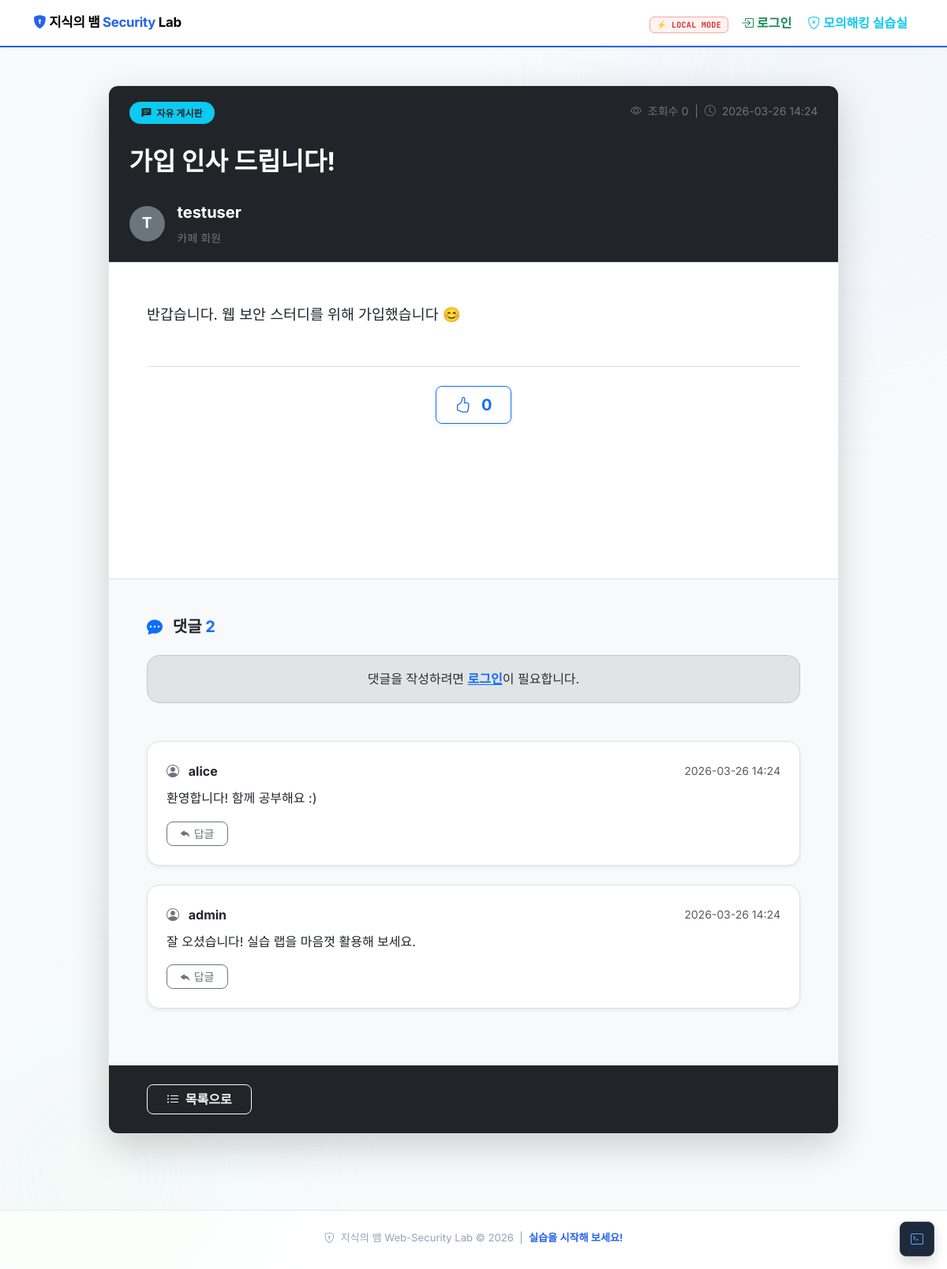
Screenshot of /post/2 with the database file from the repository.
### tables this page shows
CREATE TABLE posts (
    id          INTEGER PRIMARY KEY AUTOINCREMENT,
    title       TEXT NOT NULL,
    content     TEXT NOT NULL,
    author_id   INTEGER NOT NULL,
    author      TEXT NOT NULL,
    views       INTEGER DEFAULT 0,
    is_notice   INTEGER DEFAULT 0,
    created_at  TIMESTAMP DEFAULT CURRENT_TIMESTAMP,
    updated_at  TIMESTAMP DEFAULT CURRENT_TIMESTAMP,
    FOREIGN KEY (author_id) REFERENCES users(id)
);

CREATE TABLE comments (
    id          INTEGER PRIMARY KEY AUTOINCREMENT,
    post_id     INTEGER NOT NULL,
    author_id   INTEGER NOT NULL,
    author      TEXT NOT NULL,
    content     TEXT NOT NULL,
    parent_id   INTEGER DEFAULT NULL,
    created_at  TIMESTAMP DEFAULT CURRENT_TIMESTAMP,
    updated_at  TIMESTAMP DEFAULT CURRENT_TIMESTAMP,
    FOREIGN KEY (post_id)   REFERENCES posts(id),
    FOREIGN KEY (author_id) REFERENCES users(id),
    FOREIGN KEY (parent_id) REFERENCES comments(id)
);

### app/routes/board.py (the view)
@bp.route('/post/<int:post_id>')
def board_view(post_id):
    conn = get_db_connection()
    post = conn.execute('SELECT * FROM posts WHERE id=?', (post_id,)).fetchone()
    if not post:
        conn.close()
        return "게시글을 찾을 수 없습니다.", 404
    conn.execute('UPDATE posts SET views=views+1 WHERE id=?', (post_id,))
    files    = conn.execute('SELECT * FROM files WHERE post_id=?', (post_id,)).fetchall()
    likes    = conn.execute('SELECT COUNT(*) FROM post_likes WHERE post_id=?', (post_id,)).fetchone()[0]
    user_liked = False
    if 'user_id' in session:
        row = conn.execute('SELECT 1 FROM post_likes WHERE post_id=? AND user_id=?',
                           (post_id, session['user_id'])).fetchone()
        user_liked = row is not None
    comments = conn.execute(
        'SELECT * FROM comments WHERE post_id=? ORDER BY created_at ASC', (post_id,)).fetchall()
    conn.commit(); conn.close()
    return render_template('board_view.html',
                           post=post, files=files,
                           likes=likes, user_liked=user_liked,
                           comments=comments)

### app/database.py (called while the page is built)
def get_db_connection():
    conn = sqlite3.connect(DB_PATH)
    conn.row_factory = sqlite3.Row
    return conn

### templates/board_view.html (shortened to what this page needs)
{% extends 'base.html' %}
{% block content %}
<div class="row justify-content-center">
    <div class="col-md-10">
        <div class="card shadow-lg border-0 rounded-4 overflow-hidden mb-5">
            <div class="card-header bg-dark text-white p-4 p-md-5 pb-4">
                <div class="d-flex justify-content-between align-items-start mb-4">
                    <span class="badge bg-info text-dark px-3 py-2 rounded-pill fw-bold"><i class="bi bi-chat-left-text-fill me-1"></i> 자유 게시판</span>
                    <div class="text-secondary small">
                        <i class="bi bi-eye me-1"></i> 조회수 {{ post.views }} &nbsp;|&nbsp;
                        <i class="bi bi-clock me-1"></i> {{ post.created_at[:16] }}
                    </div>
                </div>
                <h2 class="fw-bold lh-base text-white mb-4">{{ post.title | safe }}</h2>
                <div class="d-flex justify-content-between align-items-center">
                    <div class="d-flex align-items-center">
                        <div class="bg-secondary rounded-circle d-flex align-items-center justify-content-center text-white fw-bold me-3 shadow-sm" style="width: 45px; height: 45px; font-size: 1.2rem;">
                            {{ post.author[0] | upper }}
                        </div>
                        <div>
                            <div class="fw-bold fs-5">
                                <a href="/profile?user_id={{ post.author_id }}" class="text-decoration-none text-white">{{ post.author }}</a>
                            </div>
                            <div class="text-secondary small mt-1">카페 회원</div>
                        </div>
                    </div>
                    {% set current_role = request.cookies.get('role') or session.get('role') %}
                </div>
            </div>
            <div class="card-body p-4 p-md-5 bg-body text-body" style="min-height: 400px; font-size: 1.15rem; line-height: 1.9;">
                <div id="markdown-render" class="markdown-body"></div>
                <div class="text-center mt-5 pt-4 border-top">
                    <button id="like-btn" class="btn {% if user_liked %}btn-primary{% else %}btn-outline-primary{% endif %} btn-lg rounded-pill px-4 shadow-sm" onclick="toggleLike({{ post.id }})">
                        <i class="bi {% if user_liked %}bi-hand-thumbs-up-fill{% else %}bi-hand-thumbs-up{% endif %} me-2"></i>
                        <span id="like-count" class="fw-bold">{{ likes }}</span>
                    </button>
                </div>
            </div>
            <div class="card-body bg-light border-top p-4 p-md-5" id="comments">
                <h5 class="fw-bold mb-4"><i class="bi bi-chat-dots-fill text-primary me-2"></i> 댓글 <span class="text-primary">{{ comments|length }}</span></h5>
                {% if session.get('user') %}
                <form action="/post/{{ post.id }}/comment" method="POST" class="mb-5 bg-white p-3 rounded-4 shadow-sm border">
                    <div class="d-flex flex-column flex-md-row gap-3">
                        <textarea class="form-control border-0 bg-transparent flex-grow-1" name="content" rows="2" placeholder="댓글을 자유롭게 남겨보세요. (HTML 태그 허용 - Stored XSS 가능)" required></textarea>
                        <button type="submit" class="btn btn-primary rounded-4 px-4 fw-bold shadow-sm" style="min-width: 100px;">등록</button>
                    </div>
                </form>
                {% else %}
                <div class="alert alert-secondary text-center rounded-4 mb-5">
                    댓글을 작성하려면 <a href="/login" class="fw-bold">로그인</a>이 필요합니다.
                </div>
                {% endif %}
                <div class="comment-list">
                    {% for c in comments %}
                    {% if not c.parent_id %}
                    <div class="comment-item mb-4 p-4 bg-white rounded-4 shadow-sm border position-relative" id="comment-{{ c.id }}">
                        <div class="d-flex justify-content-between align-items-center mb-2">
                            <div class="fw-bold text-dark">
                                <i class="bi bi-person-circle text-secondary me-2"></i>
                                <a href="/profile?user_id={{ c.author_id }}" class="text-decoration-none text-dark">{{ c.author }}</a>
                            </div>
                            <div class="text-muted small">{{ c.created_at[:16] }}</div>
                        </div>
                        <div class="comment-content text-body fs-6 mb-3">
                            {{ c.content | safe }}
                        </div>
                        <div class="d-flex justify-content-between align-items-center">
                            <button class="btn btn-sm btn-outline-secondary rounded-pill px-3" onclick="toggleReplyForm({{ c.id }})"><i class="bi bi-reply-fill"></i> 답글</button>
                        </div>
                    </div>
                    {% endif %}
                    {% else %}
                    <div class="text-center py-5 text-muted"><i class="bi bi-chat-square text-secondary fs-1 d-block mb-3"></i> 앗, 아직 댓글이 없네요! 첫 댓글을 남겨주세요.</div>
                    {% endfor %}
                </div>
            </div>
            <div class="card-footer bg-dark border-0 d-flex justify-content-between p-4 px-md-5">
                <a href="/" class="btn btn-outline-light px-4 rounded-pill fw-bold"><i class="bi bi-list-ul me-1"></i> 목록으로</a>
            </div>
        </div>
    </div>
</div>
{% endblock %}

### templates/base.html (shortened to what this page needs)
<!DOCTYPE html>
<html lang="ko">
<head>
  <link href="https://cdn.jsdelivr.net/npm/bootstrap@5.3.2/dist/css/bootstrap.min.css" rel="stylesheet">
  <link rel="stylesheet" href="https://cdn.jsdelivr.net/npm/bootstrap-icons@1.11.1/font/bootstrap-icons.css">
  <link rel="stylesheet" href="/static/style.css">
</head>
<body>
  <div class="bg-shape shape-b"></div>
  <nav class="navbar navbar-expand-lg custom-nav">
    <div class="container">
      <a class="navbar-brand" href="/">
        <i class="bi bi-shield-lock-fill" style="color:#2563eb"></i>
        <span>지식의 뱀 <span style="color:#2563eb">Security</span> Lab</span>
      </a>
      <div class="collapse navbar-collapse" id="navbarNav">
        <ul class="navbar-nav ms-auto align-items-center gap-1">
          {% set allow_cmd = config.get('ALLOW_CMD_EXEC', True) %}
          <li class="nav-item me-1">
            {% if allow_cmd %}
              <span class="mode-badge mode-local">⚡ LOCAL MODE</span>
            {% else %}
              <span class="mode-badge mode-net">🔒 NETWORK MODE</span>
            {% endif %}
          </li>
          {% if session.get('user') %}
          <li class="nav-item">
            <span class="nav-link" style="font-size:.88rem;">
              <i class="bi bi-person-circle text-primary"></i>
              <b>{{ session.get('user') }}</b>님
            </span>
          </li>
          <li class="nav-item">
            <a class="nav-link text-warning" href="/post/write"><i class="bi bi-pencil-square me-1"></i>새 글 쓰기</a>
          </li>
          <li class="nav-item">
            <a class="nav-link text-info fw-bold" href="/practice"><i class="bi bi-shield-x me-1"></i>모의해킹 실습실</a>
          </li>
          {% if session.get('role') == 'admin' or request.cookies.get('role') == 'admin' %}
          <li class="nav-item">
            <a class="nav-link text-danger fw-bold" href="/admin"><i class="bi bi-shield-lock-fill me-1"></i>관리자 시스템</a>
          </li>
          {% endif %}
          <li class="nav-item dropdown">
            <a class="nav-link dropdown-toggle" href="#" data-bs-toggle="dropdown">
              <i class="bi bi-grid-3x3-gap me-1"></i>사용자 설정
            </a>
            <ul class="dropdown-menu shadow-lg border-0" style="min-width:200px; border-radius:10px !important;">
              {% if session.get('user') %}
              <li><span class="dropdown-item-text text-secondary mb-1">Signed in as <strong>{{ session.user }}</strong></span></li>
              <li><hr class="dropdown-divider"></li>
              <li><a class="dropdown-item fw-bold text-primary mb-1" href="/profile?user_id={{ session.user_id }}"><i class="bi bi-person-badge me-2"></i>내 프로필 관리 (마이페이지)</a></li>
              {% endif %}
              <li><a class="dropdown-item" href="/profile?user_id={{ session.get('user_id', '') }}"><i class="bi bi-person me-2 text-primary"></i>내 프로필 보기</a></li>
              <li><a class="dropdown-item" href="/change_pw"><i class="bi bi-key me-2 text-warning"></i>계정 암호 변경</a></li>
              <li><a class="dropdown-item" href="/download"><i class="bi bi-download me-2 text-info"></i>카페 자료실</a></li>
              <li><a class="dropdown-item" href="/ping"><i class="bi bi-terminal me-2 text-secondary"></i>서버 진단 도구</a></li>
              {% if session.get('user') %}
              <li><hr class="dropdown-divider"></li>
              <li><a class="dropdown-item" href="/logout"><i class="bi bi-box-arrow-right me-2"></i>로그아웃</a></li>
              {% endif %}
            </ul>
          </li>
          <li class="nav-item">
            <a class="nav-link text-danger" href="/logout"><i class="bi bi-box-arrow-right me-1"></i>로그아웃</a>
          </li>
          {% else %}
          <li class="nav-item">
            <a class="nav-link text-success fw-bold" href="/login"><i class="bi bi-box-arrow-in-right me-1"></i>로그인</a>
          </li>
          <li class="nav-item">
            <a class="nav-link text-info fw-bold" href="/practice"><i class="bi bi-shield-x me-1"></i>모의해킹 실습실</a>
          </li>
          {% endif %}
        </ul>
      </div>
    </div>
  </nav>
  <div class="container my-5" style="position:relative; z-index:1;">
    <div class="panel">
      {% block content %}{% endblock %}
    </div>
  </div>
  <footer class="footer-custom py-4 text-center mt-5">
    <div class="container">
      <p class="mb-1" style="font-size:.82rem; color:#94a3b8;">
        <i class="bi bi-shield-lock me-1"></i>
        지식의 뱀 Web-Security Lab &copy; 2026
        &nbsp;|&nbsp;
        <span id="footerVulnCount" style="color:#2563eb; font-weight:600;"></span>
      </p>
    </div>
  </footer>
  <button class="position-fixed bottom-0 end-0 m-3 btn shadow"
    onclick="document.getElementById('devConsole').style.display='block'"
    style="z-index:1040; background:#1e293b; color:#60a5fa; border:1px solid #334155; border-radius:10px; width:44px; height:44px;"
    title="Open Exploit Telemetry">
    <i class="bi bi-terminal"></i>
  </button>
</body>
</html>

### static/style.css (style rules this page uses)
:root { --c-bg: #f8fafc; --c-card: #ffffff; --c-muted: #f1f5f9; --c-border: #e2e8f0; --c-text: #1e293b; --c-sub: #64748b; --c-blue: #2563eb; --c-green: #16a34a; --c-red: #dc2626; --c-orange: #ea580c; --c-yellow: #b45309; --c-cyan: #0891b2; --c-purple: #7c3aed; --shadow-sm: 0 1px 4px rgba(0,0,0,.06); --shadow-md: 0 4px 14px rgba(0,0,0,.08); --shadow-lg: 0 10px 30px rgba(0,0,0,.10); --r: 12px; }
body { font-family: 'Inter', system-ui, sans-serif; background: var(--c-bg); color: var(--c-text); line-height: 1.65; }
.custom-nav { background: #fff !important; border-bottom: 2.5px solid var(--c-blue); box-shadow: var(--shadow-sm); position: sticky; top: 0; z-index: 1030; }
.navbar-brand { font-weight: 700; font-size: 1.05rem; letter-spacing: -.3px; }
.mode-badge { font-family: 'JetBrains Mono', monospace; font-size: 10px; font-weight: 700; padding: 3px 8px; border-radius: 6px; letter-spacing: .3px; }
.mode-local { background: #fef2f2; border: 1px solid #fca5a5; color: #dc2626; }
.bg-shape { position:fixed;border-radius:50%;filter:blur(90px);opacity:.18;pointer-events:none;z-index:0 }
.shape-b { width:400px;height:400px;background:#dcfce7;bottom:-80px;left:-80px }
.card { border: 1px solid var(--c-border) !important; border-radius: var(--r) !important; box-shadow: var(--shadow-md); background: var(--c-card); }
.card-header { border-radius: calc(var(--r) - 1px) calc(var(--r) - 1px) 0 0 !important; border-bottom: 1px solid var(--c-border) !important; padding: 1.2rem 1.6rem !important; }
.btn { border-radius: 8px !important; font-weight: 500; }
.footer-custom { background: #fff; border-top: 1px solid var(--c-border) !important; font-size: .82rem; }

### rows the page displays
posts: views "0", created_at "2026-03-26 14:24", title "가입 인사 드립니다!", author "T", author "testuser"
comments: author "alice", created_at "2026-03-26 14:24", content "환영합니다! 함께 공부해요 :)"
comments: author "admin", created_at "2026-03-26 14:24", content "잘 오셨습니다! 실습 랩을 마음껏 활용해 보세요."

### other values shown
{{ likes }} "0"
{{ comments|length }} "2"
